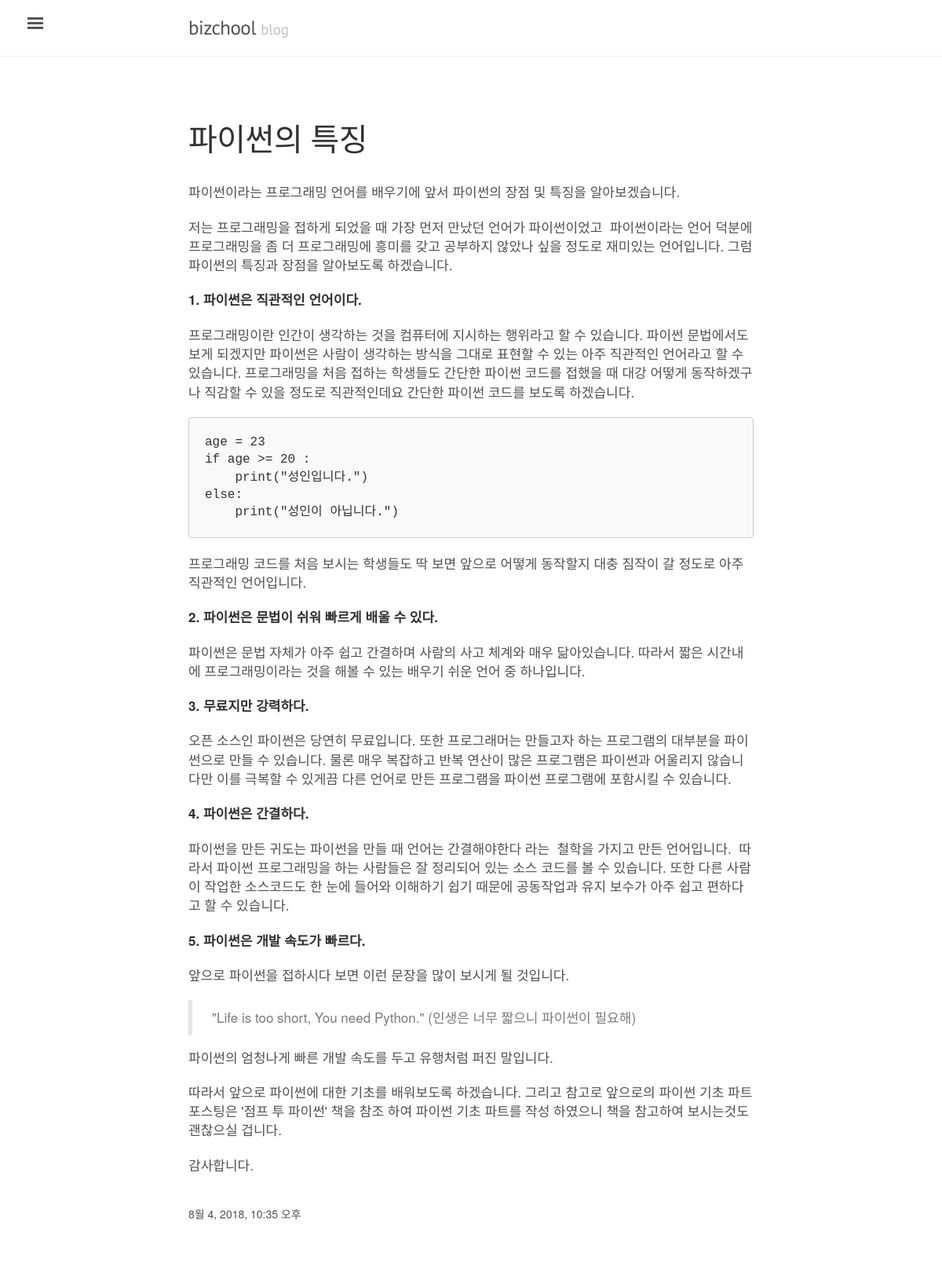
The app's page /1/파이썬의 특징/ with its own data.
### blog/models.py (models this page shows, shortened)
class Post(models.Model):
    category = models.ForeignKey(Category)
    title = models.CharField(max_length=30)
    content = FroalaField(theme='dark')
    created_at = models.DateTimeField(auto_now_add=True)
    updated_at = models.DateTimeField(auto_now=True)

### blog/views.py (the view)
# urls.py: url(r'^(?P<category>[\w|\W]+)/(?P<title>[\w|\W]+)/$', views.post_detail, name='post_detail'),
def post_detail(request, category, title):
    qs1 = Category.objects.all()
    qs = get_object_or_404(Post, title=title)
    return render(request, 'blog/post_detail.html', {
        'post_detail': qs,
        'category_list': qs1,
    })

### blog/models.py (called while the page is built)
    def __str__(self):
        return self.name

### froala_editor/fields.py (called while the page is built)
    def get_internal_type(self):
        return "TextField"

### blog/templates/blog/post_detail.html (shortened to what this page needs)
<!DOCTYPE html>
<html lang="ko">
<head>
    <link href="http://netdna.bootstrapcdn.com/bootstrap/3.3.5/css/bootstrap.css" rel="stylesheet">
    <link href="http://cdnjs.cloudflare.com/ajax/libs/summernote/0.8.1/summernote.css" rel="stylesheet">
</head>
  <body>
    <div class="wrap">
      <div class="masthead">
        <div class="container">
          <h3 class="masthead-title">
            <a href="{% url 'blog:category_list' %}" title="Home">bizchool</a>
            <small>blog</small>
          </h3>
        </div>
      </div>
      <div class="container content">
        <div style="margin-bottom:50px;">
        <h1>{{ post_detail.title }}</h1><br>
        {{ post_detail.content|safe }}<br>
        {{ post_detail.created_at }}<br>
        </div>
      </div>
    </div>
     <br>
    {% load disqus_tags %}
    <label for="sidebar-checkbox" class="sidebar-toggle"></label>
    <br/>
  </body>
</html>

### blog/templates/blog/post_detail.html (style rules this page uses)
* { -webkit-box-sizing: border-box; -moz-box-sizing: border-box; box-sizing: border-box; }
html, body { margin: 0; padding: 0; }
html { font-family: "Helvetica Neue", Helvetica, Arial, sans-serif; font-size: 16px; line-height: 1.5; }
@media (min-width: 38em) { html { font-size: 20px; } }
body { color: #515151; background-color: #fff; -webkit-text-size-adjust: 100%; -ms-text-size-adjust: 100%; }
a { color: #268bd2; text-decoration: none; }
h1, h2, h3, h4, h5, h6 { margin-bottom: .5rem; font-weight: bold; line-height: 1.25; color: #313131; text-rendering: optimizeLegibility; }
h1 { font-size: 2rem; }
h3 { margin-top: 1.5rem; font-size: 1.25rem; }
p { margin-top: 0; margin-bottom: 1rem; }
strong { color: #303030; }
code, pre { font-family: Menlo, Monaco, "Courier New", monospace; }
pre { display: block; margin-top: 0; margin-bottom: 1rem; padding: 1rem; font-size: .8rem; line-height: 1.4; white-space: pre; white-space: pre-wrap; word-break: break-all; word-wrap: break-word; background-color: #f9f9f9; }
blockquote { padding: .5rem 1rem; margin: .8rem 0; color: #7a7a7a; border-left: .25rem solid #e5e5e5; }
blockquote p:last-child { margin-bottom: 0; }
@media (min-width: 30em) { blockquote { padding-right: 5rem; padding-left: 1.25rem; } }
.container { max-width: 38rem; padding-left: 1rem; padding-right: 1rem; margin-left: auto; margin-right: auto; }
.masthead { padding-top: 1rem; padding-bottom: 1rem; margin-bottom: 3rem; }
.masthead-title { margin-top: 0; margin-bottom: 0; color: #505050; }
.masthead-title a { color: #505050; }
.masthead-title small { font-size: 75%; font-weight: 400; color: #c0c0c0; letter-spacing: 0; }
html, body { overflow-x: hidden; }
html { font-family: "PT Serif", Georgia, "Times New Roman", serif; }
h1, h2, h3, h4, h5, h6 { font-family: "PT Sans", Helvetica, Arial, sans-serif; font-weight: 400; color: #313131; letter-spacing: -.025rem; }
.wrap { position: relative; width: 100%; }
.container { max-width: 28rem; }
@media (min-width: 38em) { .container { max-width: 32rem; } }
@media (min-width: 56em) { .container { max-width: 38rem; } }
.masthead { padding-top: 1rem; padding-bottom: 1rem; margin-bottom: 3rem; border-bottom: 1px solid #eee; }
.sidebar-toggle { position: absolute; top: .8rem; left: 1rem; display: block; padding: .25rem .75rem; color: #505050; background-color: #fff; border-radius: .25rem; cursor: pointer; }
.sidebar-toggle:before { display: inline-block; width: 1rem; height: .75rem; content: ""; background-image: -webkit-linear-gradient(to bottom, #555, #555 20%, #fff 20%, #fff 40%, #555 40%, #555 60%, #fff 60%, #fff 80%, #555 80%, #555 100%); background-image: -moz-linear-gradient(to bottom, #555, #555 20%, #fff 20%, #fff 40%, #555 40%, #555 60%, #fff 60%, #fff 80%, #555 80%, #555 100%); background-image: -ms-linear-gradient(to bottom, #555, #555 20%, #fff 20%, #fff 40%, #555 40%, #555 60%, #fff 60%, #fff 80%, #555 80%, #555 100%); background-image: linear-gradient(to bottom, #555, #555 20%, #fff 20%, #fff 40%, #555 40%, #555 60%, #fff 60%, #fff 80%, #555 80%, #555 100%); }
@media (min-width: 30.1em) { .sidebar-toggle { position: fixed; } }
.wrap, .sidebar, .sidebar-toggle { -webkit-backface-visibility: hidden; -ms-backface-visibility: hidden; backface-visibility: hidden; }
.wrap, .sidebar-toggle { -webkit-transition: -webkit-transform .3s ease-in-out; transition: transform .3s ease-in-out; }
.container.content * p { font-size:17px; }

### records on screen
Post: title "파이썬의 특징", content "파이썬이라는 프로그래밍 언어를 배우기에 앞서 파이썬의 장점 및 특징을 알아보겠습니다. 저는 프로그래밍을 접하게 되었을 때 가장 먼저 만났던 언어가 파이썬이었고 파이썬이라는 언어 덕분에 프로그래밍을 좀 더 프로그래밍에 흥미를 갖고 공부하지 않았나 싶을 정도로 재미있는 언어입니다. 그럼 파이썬의 특징과 장점을 알아보도록 하겠습니다. 1. 파이썬은 직관적인 언어이다. 프로그래밍이란 인간이 생각하는 것을 컴퓨터에 지시하는 행위라고 할 수 있습니다. 파이썬 문법에서도 보게 되겠지만 파이썬은 사람이 생각하는 방식을 그대로 표현할 수 있는 아주 직관적인 언어라고 할 수 있습니다. 프로그래밍을 처음 접하는 학생들도 간단한 파이썬 코드를 접했을 때 대강 어떻게 동작하겠구나 직감할 수 있을 정도로 직관적인데요 간단한 파이썬 코드를 보도록 하겠습니다. age = 23 if age >= 20 : print(\"성인입니다.\") else: print(\"성인이 아닙니다.\") 프로그래밍 코드를 처음 보시는 학생들도 딱 보면 앞으로 어떻게 동작할지 대충 짐작이 갈 정도로 아주 직관적인 언어입니다. 2. 파이썬은 문법이 쉬워 빠르게 배울 수 있다. 파이썬은 문법 자체가 아주 쉽고 간결하며 사람의 사고 체계와 매우 닮아있습니다. 따라서 짧은 시간내에 프로그래밍이라는 것을 해볼 수 있는 배우기 쉬운 언어 중 하나입니다. 3. 무료지만 강력하다. 오픈 소스인 파이썬은…", created_at "8월 4, 2018, 10:35 오후"
